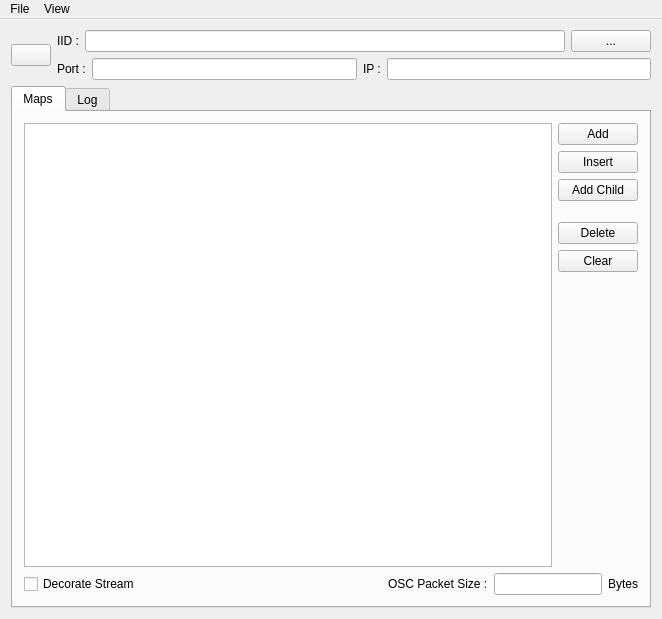
<?xml version="1.0" encoding="UTF-8"?>
<ui version="4.0">
 <class>MainFormClass</class>
 <widget class="QMainWindow" name="MainFormClass">
  <property name="geometry">
   <rect>
    <x>0</x>
    <y>0</y>
    <width>662</width>
    <height>619</height>
   </rect>
  </property>
  <property name="sizePolicy">
   <sizepolicy hsizetype="Preferred" vsizetype="Preferred">
    <horstretch>0</horstretch>
    <verstretch>0</verstretch>
   </sizepolicy>
  </property>
  <property name="windowTitle">
   <string/>
  </property>
  <property name="windowIcon">
   <iconset resource="../../Resource Files/MainFormResources.qrc">
    <normaloff>:/SK_logo_256x256.ico</normaloff>:/SK_logo_256x256.ico</iconset>
  </property>
  <property name="styleSheet">
   <string notr="true">/*----------------------------------------------------------------------------*/ 
/*----------------------------------------------------------------------------*/
QWidget
{
background: rgb(64, 64, 64);
color: rgb(220, 220, 220);
font: 8pt &quot;MS Shell Dlg 2&quot;;
}

/*----------------------------------------------------------------------------*/
/*----------------------------------------------------------------------------*/
QMenuBar
{
background-color: qlineargradient(x1:0, y1:0, x2:0, y2:1, stop:0 rgb(120, 120, 120), stop:1 rgb(100, 100, 100));
}

QMenuBar::item
{
background: transparent;
color: rgb(220, 220, 220);
}

QMenu
{
background-color: rgb(60, 60, 60);
color: rgb(220, 220, 220);
border: 0px;
padding: 5px;
}

QMenu::item
{
background-color: transparent;
border: 1px solid transparent;
padding: 2px 25px 2px 20px;
}

QMenu::item:checked
{
background-color: rgb(120, 120, 120);
}

QMenu::item:selected
{
background-color: qlineargradient(x1:0, y1:0, x2:0, y2:1, stop:0 rgb(180, 180, 180), stop:1 rgb(130, 130, 130));
color: rgb(220, 220, 220);
}

QMenu::item:disabled
{
color: rgb(120, 120, 120);
}

/*----------------------------------------------------------------------------*/
/*----------------------------------------------------------------------------*/
QDockWidget
{
background-color: rgb(90, 90, 90);
border-top: 1px solid orange;
color:rgb(220, 220, 220);
}

QDockWidget::title
{
background-color: rgb(90, 90, 90);
border: 0px;
padding: 0.4em;
}

QDockWidget::title:disabled
{
color:rgb(120, 120, 120);
}

/*----------------------------------------------------------------------------*/
/*----------------------------------------------------------------------------*/
QTabBar::tab
{
background-color: qlineargradient(x1:0, y1:0, x2:0, y2:1, stop:0 rgb(90, 90, 90), stop:1 rgb(120, 120, 120));
border: 1px solid black;
color:rgb(220, 220, 220);
border-top-color: #444;
border-bottom-left-radius: 4px;
border-bottom-right-radius: 4px;
min-width: 8px;
padding: 2px;
}

QTabBar::tab:selected, QTabBar::tab:hover
{
background-color: qlineargradient(x1:0, y1:0, x2:0, y2:1, stop:0 rgb(150, 150, 150), stop:1 rgb(180, 180, 180));
color:rgb(255,255,255);
}

QTabBar::tab:selected
{
background-color: qlineargradient(x1:0, y1:0, x2:0, y2:1, stop:0 rgb(120, 120, 120), stop:1 rgb(150, 150, 150));
}

QTabBar::tab:!selected
{
margin-top: 2px; /* make non-selected tabs look smaller */
}

QTabBar::tab:disabled
{
color:rgb(120, 120, 120);
}

/*----------------------------------------------------------------------------*/
/*----------------------------------------------------------------------------*/
QPushButton
{
background-color: qlineargradient(x1:0, y1:0, x2:0, y2:1, stop:0 rgb(90, 90, 90), stop:1 rgb(60, 60, 60));
border: 1px solid black;
color:rgb(220, 220, 220);
padding: 1ex 2ex;
}

QPushButton:pressed
{
background-color: qlineargradient(x1:0, y1:0, x2:0, y2:1, stop:0 rgb(120, 120, 120), stop:1 rgb(90, 90, 90));
}

QPushButton:checked
{
background-color: qlineargradient(x1:0, y1:0, x2:0, y2:1, stop:0 rgb(150, 150, 150), stop:1 rgb(120, 120, 120));
}

QPushButton[text=&quot;...&quot;]
{
min-width: 1em;
}

QPushButton::hover
{
background-color: qlineargradient(x1:0, y1:0, x2:0, y2:1, stop:0 rgb(180, 180, 180), stop:1 rgb(130, 130, 130));
color:rgb(255,255,255);
}

QPushButton:disabled
{
color:rgb(120, 120, 120);
}

/*----------------------------------------------------------------------------*/
/*----------------------------------------------------------------------------*/
QComboBox
{
background-color: qlineargradient(x1:0, y1:0, x2:0, y2:1, stop:0 rgb(90, 90, 90), stop:1 rgb(60, 60, 60));
border: 1px solid black;
color:rgb(220, 220, 220);
padding: 1ex 2ex;
}

QComboBox::drop-down
{
background-color: rgb(110, 110, 110);
border: 1px solid rgb(65, 65, 65);
}

QComboBox:on
{
background-color: qlineargradient(x1:0, y1:0, x2:0, y2:1, stop:0 rgb(180, 180, 180), stop:1 rgb(150, 150, 150));
}

QComboxBox::down-arrow
{
image: url(:/png/16x16/actions/go-down-8.png);
}

QComboxBox::down-arrow:on
{
top: 1px;
left: 1px;
}

QComboBox QAbstractItemView
{
selection-background-color: qlineargradient(x1:0, y1:0, x2:0, y2:1, stop:0 rgb(180, 180, 180), stop:1 rgb(150, 150, 150));
}

QComboBox:disabled
{
color:rgb(120, 120, 120);
}

/*----------------------------------------------------------------------------*/
/*----------------------------------------------------------------------------*/
QRadioButton
{
color: rgb(220, 220, 220);
}

QRadioButton:disabled
{
color:rgb(120, 120, 120);
}

/*----------------------------------------------------------------------------*/
/*----------------------------------------------------------------------------*/
QAbstractItemView
{
background: rgb(96, 96, 96);
}

QAbstractItemView QCheckBox
{
margin-left: 5px;
}

/*----------------------------------------------------------------------------*/
/*----------------------------------------------------------------------------*/
QTreeView
{
background-color: rgb(100, 100, 100);
alternate-background-color: rgb(90, 90, 90);
border: 0px solid black;
}

QTreeView:active
{
selection-background-color: qlineargradient(x1:0, y1:0, x2:0, y2:1, stop:0 rgb(80, 80, 80), stop:1 rgb(60, 60, 60));
}

QTreeView:!active
{
selection-background-color: qlineargradient(x1:0, y1:0, x2:0, y2:1, stop:0 rgb(80, 80, 80), stop:1 rgb(70, 70, 70));
}

QTreeView::item
{
color: rgb(220, 220, 220);
border: 0px solid green;
}

QTreeView::item:selected:!active
{
background-color: qlineargradient(x1:0, y1:0, x2:0, y2:1, stop:0 rgb(70, 70, 70), stop:1 rgb(50, 50, 50));
}

QTreeView::item:selected:active
{
background-color: qlineargradient(x1:0, y1:0, x2:0, y2:1, stop:0 rgb(80, 80, 80), stop:1 rgb(60, 60, 60));
}

QTreeView::item:hover
{
background-color: qlineargradient(x1:0, y1:0, x2:0, y2:1, stop:0 rgb(80, 80, 80), stop:1 rgb(60, 60, 60));
}

QTreeView::item:disabled
{
color:rgb(120, 120, 120);
}

QTreeView::branch:has-children:!has-siblings:closed, QTreeView::branch:closed:has-children:has-siblings
{
border-image: none;
image: url(:/png/stylesheet-branch-closed.png);
}

QTreeView::branch:open:has-children:!has-siblings, QTreeView::branch:open:has-children:has-siblings
{
border-image: none;
image: url(:/png/stylesheet-branch-open.png);
}

/*----------------------------------------------------------------------------*/
/*----------------------------------------------------------------------------*/
QHeaderView::section
{
background-color: qlineargradient(x1:0, y1:0, x2:0, y2:1, stop:0 rgb(90, 90, 90), stop:1 rgb(60, 60, 60));
border: 1px solid black;
color:rgb(220, 220, 220);
padding: 1ex 2ex;
}

QHeaderView::section:disabled
{
color:rgb(120, 120, 120);
}

/*----------------------------------------------------------------------------*/
/*----------------------------------------------------------------------------*/
QScrollBar
{
background-color: rgb(55, 55, 55);
}

QScrollBar::add-page, QScrollBar::sub-page
{
background: none;
}

QScrollBar::horizontal
{
border:0px solid rgb(90, 90, 90);
border-left: 0px solid red;
border-right: 0px solid red;

margin: 0px 16px 0px 16px;
}

QScrollBar::vertical
{
border: 0px solid rgb(90, 90, 90);
border-top: 0px solid red;
border-bottom: 0px solid red;

margin: 16px 0px 16px 0px;
}

QScrollBar::handle
{
background-color: rgb(110, 110, 110);
border: 1px solid rgb(65, 65, 65);
}

QScrollBar::handle:horizontal
{
min-width: 20px;
}

QScrollBar::handle:vertical
{
min-height: 20px;
}

QScrollBar::handle:hover
{
background-color: rgb(130, 130, 130);
}

QScrollBar::handle:pressed
{
background-color: rgb(180, 180, 180);
}

QScrollBar::add-line:horizontal
{
background-color: qlineargradient(x1:0, y1:0, x2:1, y2:0, stop:0 rgb(60, 60, 60), stop:1 rgb(90, 90, 90));
border: 1px solid rgb(90, 90, 90);
border-left:0px;
width: 15px;
subcontrol-position: right;
subcontrol-origin: margin;
}

QScrollBar::sub-line:horizontal
{
background-color: qlineargradient(x1:0, y1:0, x2:1, y2:0, stop:0 rgb(90, 90, 90), stop:1 rgb(60, 60, 60));
border: 1px solid rgb(90, 90, 90);
border-right:0px;

width: 15px;
subcontrol-position: left;
subcontrol-origin: margin;
}

QScrollBar::add-line:horizontal:hover
{
background-color: qlineargradient(x1:0, y1:0, x2:1, y2:0, stop:0 rgb(100, 100, 100), stop:1 rgb(150, 150, 150));
}

QScrollBar::sub-line:horizontal:hover
{
background-color: qlineargradient(x1:0, y1:0, x2:1, y2:0, stop:0 rgb(150, 150, 150), stop:1 rgb(100, 100, 100));
}

QScrollBar::add-line:horizontal:pressed
{
background-color: qlineargradient(x1:0, y1:0, x2:1, y2:0, stop:0 rgb(130, 130, 130), stop:1 rgb(180, 180, 180));
}

QScrollBar::sub-line:horizontal:pressed
{
background-color: qlineargradient(x1:0, y1:0, x2:1, y2:0, stop:0 rgb(180, 180, 180), stop:1 rgb(130, 130, 130));
}

QScrollBar::add-line:vertical
{
background-color: qlineargradient(x1:0, y1:0, x2:0, y2:1, stop:0 rgb(60, 60, 60), stop:1 rgb(90, 90, 90));
border: 1px solid rgb(90, 90, 90);
border-top:0px;
height: 15px;
subcontrol-position: bottom;
subcontrol-origin: margin;
}

QScrollBar::sub-line:vertical
{
background-color: qlineargradient(x1:0, y1:0, x2:0, y2:1, stop:0 rgb(90, 90, 90), stop:1 rgb(60, 60, 60));
border: 1px solid rgb(90, 90, 90);
border-bottom:0px;
height: 15px;
subcontrol-position: top;
subcontrol-origin: margin;
}

QScrollBar::add-line:vertical:hover
{
background-color: qlineargradient(x1:0, y1:0, x2:0, y2:1, stop:0 rgb(100, 100, 100), stop:1 rgb(150, 150, 150));
}

QScrollBar::sub-line:vertical:hover
{
background-color: qlineargradient(x1:0, y1:0, x2:0, y2:1, stop:0 rgb(150, 150, 150), stop:1 rgb(100, 100, 100));
}

QScrollBar::add-line:vertical:pressed
{
background-color: qlineargradient(x1:0, y1:0, x2:0, y2:1, stop:0 rgb(130, 130, 130), stop:1 rgb(180, 180, 180));
}

QScrollBar::sub-line:vertical:pressed
{
background-color: qlineargradient(x1:0, y1:0, x2:0, y2:1, stop:0 rgb(180, 180, 180), stop:1 rgb(130, 130, 130));
}

QScrollBar::left-arrow:horizontal
{
background-position: center;
}

QScrollBar::right-arrow
{
background-position: center;
}

QScrollBar::up-arrow:vertical
{
background-position: center;
image: url(:/png/16x16/actions/go-up-8.png);
}

QScrollBar::down-arrow:vertical
{
background-position: center;
image: url(:/png/16x16/actions/go-down-8.png);
}

/*----------------------------------------------------------------------------*/
/*----------------------------------------------------------------------------*/
QGroupBox
{
border: 1px solid black;
}

/*----------------------------------------------------------------------------*/
/*----------------------------------------------------------------------------*/
QSlider::groove:horizontal
{
background-color: qlineargradient(x1:0, y1:0, x2:0, y2:1, stop:0 rgb(180, 180, 180), stop:1 rgb(140, 140, 140));
border: 0px solid rgb(60, 60, 60);
height: 8px; /* the groove expands to the size of the slider by default. by giving it a height, it has a fixed size */
}

QSlider::handle:horizontal
{
background-color: qlineargradient(x1:0, y1:0, x2:0, y2:1, stop:0 rgb(180, 180, 180), stop:1 rgb(140, 140, 140));
border: 1px solid rgb(60, 60, 60);
width: 8px;
margin: -2px 0; /* handle is placed by default on the contents rect of the groove. Expand outside the groove */
border-radius: 2px;
}

QSlider::handle:horizontal:hover
{
background-color: qlineargradient(x1:0, y1:0, x2:0, y2:1, stop:0 rgb(220, 220, 220), stop:1 rgb(180, 180, 180));
}

/*----------------------------------------------------------------------------*/
/*----------------------------------------------------------------------------*/
QSpinBox
{
border: 1px solid black;
}

/*----------------------------------------------------------------------------*/
/*----------------------------------------------------------------------------*/
QLCDNumber
{
border: 1px solid black;
color: rgb(220, 220, 220);
}

QLCDNumber:disabled
{
color:rgb(120, 120, 120);
}

/*----------------------------------------------------------------------------*/
/*----------------------------------------------------------------------------*/
QGraphicsView
{
border: 0px;
}

/*----------------------------------------------------------------------------*/
/*----------------------------------------------------------------------------*/
QToolTip
{
background-color: qlineargradient(x1:0, y1:0, x2:0, y2:1, stop:0 rgb(180, 180, 180), stop:1 rgb(150, 150, 150));
}

/*----------------------------------------------------------------------------*/
/*----------------------------------------------------------------------------*/
#SK__Toolbox__EventsView, #SK__Toolbox__EventsView &gt; #eventsView, #SK__Toolbox__EventsView &gt; #eventsLabel, #SK__Toolbox__EventsView &gt; #toggle,
#SK__Toolbox__EventsFilter, #SK__Toolbox__EventsFilter &gt; QWidget
{
background: rgb(40, 40, 40);
color: rgb(220, 220, 220);
}

#SK__Toolbox__EventsView &gt; #eventsLabel
{
font: 16pt &quot;MS Shell Dlg 2&quot;;
}

#SK__Toolbox__EventsView &gt; #eventsView
{
border: 0px;
}

#SK__Toolbox__EventsView &gt; #toggle
{
padding: 1ex 2ex;
border: 0px;
}

#SK__Toolbox__EventsFilter, #SK__Toolbox__EventsFilter &gt; QWidget
{
font: 12pt &quot;MS Shell Dlg 2&quot;;
}

#info
{
background: rgb(220, 220, 220);
color: rgb(40, 40, 40);
padding: 1ex 2ex;
font:20pt &quot;MS Shell Dlg 2&quot;;
}
</string>
  </property>
  <widget class="QWidget" name="centralWidget">
   <layout class="QVBoxLayout" name="verticalLayout" stretch="0,0">
    <item>
     <layout class="QHBoxLayout" name="horizontalLayout" stretch="0,0">
      <property name="spacing">
       <number>6</number>
      </property>
      <property name="sizeConstraint">
       <enum>QLayout::SetDefaultConstraint</enum>
      </property>
      <property name="leftMargin">
       <number>0</number>
      </property>
      <item>
       <widget class="QPushButton" name="m_startStopToggleButton">
        <property name="text">
         <string/>
        </property>
        <property name="icon">
         <iconset resource="../../Resource Files/MainFormResources.qrc">
          <normaloff>:/Play_icon_32x32.png</normaloff>
          <normalon>:/Stop_icon_32x32.png</normalon>:/Play_icon_32x32.png</iconset>
        </property>
        <property name="iconSize">
         <size>
          <width>32</width>
          <height>32</height>
         </size>
        </property>
        <property name="checkable">
         <bool>true</bool>
        </property>
        <property name="autoDefault">
         <bool>false</bool>
        </property>
        <property name="default">
         <bool>false</bool>
        </property>
        <property name="flat">
         <bool>false</bool>
        </property>
       </widget>
      </item>
      <item>
       <layout class="QVBoxLayout" name="verticalLayout_2">
        <item>
         <layout class="QHBoxLayout" name="horizontalLayout_3">
          <item>
           <layout class="QHBoxLayout" name="horizontalLayout_4">
            <item>
             <widget class="QLabel" name="label_5">
              <property name="text">
               <string>IID :</string>
              </property>
             </widget>
            </item>
            <item>
             <widget class="QLineEdit" name="m_iidFilePathEdit"/>
            </item>
            <item>
             <widget class="QPushButton" name="m_iidFilePathButton">
              <property name="text">
               <string>...</string>
              </property>
             </widget>
            </item>
           </layout>
          </item>
         </layout>
        </item>
        <item>
         <layout class="QHBoxLayout" name="horizontalLayout_2">
          <item>
           <widget class="QLabel" name="label_2">
            <property name="sizePolicy">
             <sizepolicy hsizetype="Preferred" vsizetype="Preferred">
              <horstretch>0</horstretch>
              <verstretch>0</verstretch>
             </sizepolicy>
            </property>
            <property name="text">
             <string>Port :</string>
            </property>
           </widget>
          </item>
          <item>
           <widget class="QLineEdit" name="m_ipPortEdit">
            <property name="sizePolicy">
             <sizepolicy hsizetype="Expanding" vsizetype="Fixed">
              <horstretch>0</horstretch>
              <verstretch>0</verstretch>
             </sizepolicy>
            </property>
            <property name="text">
             <string/>
            </property>
           </widget>
          </item>
          <item>
           <widget class="QLabel" name="label">
            <property name="text">
             <string>IP :</string>
            </property>
           </widget>
          </item>
          <item>
           <widget class="QLineEdit" name="m_ipAddressEdit">
            <property name="sizePolicy">
             <sizepolicy hsizetype="Expanding" vsizetype="Fixed">
              <horstretch>0</horstretch>
              <verstretch>0</verstretch>
             </sizepolicy>
            </property>
            <property name="text">
             <string/>
            </property>
           </widget>
          </item>
         </layout>
        </item>
       </layout>
      </item>
     </layout>
    </item>
    <item>
     <widget class="QTabWidget" name="m_tabs">
      <property name="sizePolicy">
       <sizepolicy hsizetype="Expanding" vsizetype="Expanding">
        <horstretch>0</horstretch>
        <verstretch>0</verstretch>
       </sizepolicy>
      </property>
      <property name="currentIndex">
       <number>0</number>
      </property>
      <widget class="QWidget" name="m_mapsTab">
       <attribute name="title">
        <string>Maps</string>
       </attribute>
       <layout class="QVBoxLayout" name="verticalLayout_5">
        <item>
         <layout class="QHBoxLayout" name="horizontalLayout_6">
          <item>
           <widget class="QTreeView" name="m_pathMapsView"/>
          </item>
          <item>
           <layout class="QVBoxLayout" name="verticalLayout_4">
            <item>
             <widget class="QPushButton" name="m_addMapButton">
              <property name="text">
               <string>Add</string>
              </property>
             </widget>
            </item>
            <item>
             <widget class="QPushButton" name="m_insertMapButton">
              <property name="text">
               <string>Insert</string>
              </property>
             </widget>
            </item>
            <item>
             <widget class="QPushButton" name="m_addChildMapButton">
              <property name="text">
               <string>Add Child</string>
              </property>
             </widget>
            </item>
            <item>
             <spacer name="verticalSpacer_2">
              <property name="orientation">
               <enum>Qt::Vertical</enum>
              </property>
              <property name="sizeType">
               <enum>QSizePolicy::Fixed</enum>
              </property>
              <property name="sizeHint" stdset="0">
               <size>
                <width>20</width>
                <height>15</height>
               </size>
              </property>
             </spacer>
            </item>
            <item>
             <widget class="QPushButton" name="m_deleteMapButton">
              <property name="text">
               <string>Delete</string>
              </property>
             </widget>
            </item>
            <item>
             <widget class="QPushButton" name="m_clearMapsButton">
              <property name="text">
               <string>Clear</string>
              </property>
             </widget>
            </item>
            <item>
             <spacer name="verticalSpacer">
              <property name="orientation">
               <enum>Qt::Vertical</enum>
              </property>
              <property name="sizeHint" stdset="0">
               <size>
                <width>20</width>
                <height>40</height>
               </size>
              </property>
             </spacer>
            </item>
           </layout>
          </item>
         </layout>
        </item>
        <item>
         <layout class="QHBoxLayout" name="horizontalLayout_5">
          <item>
           <widget class="QCheckBox" name="m_decorateStreamCheckBox">
            <property name="text">
             <string>Decorate Stream</string>
            </property>
           </widget>
          </item>
          <item>
           <spacer name="horizontalSpacer">
            <property name="orientation">
             <enum>Qt::Horizontal</enum>
            </property>
            <property name="sizeHint" stdset="0">
             <size>
              <width>40</width>
              <height>20</height>
             </size>
            </property>
           </spacer>
          </item>
          <item>
           <widget class="QLabel" name="label_3">
            <property name="text">
             <string>OSC Packet Size :</string>
            </property>
           </widget>
          </item>
          <item>
           <widget class="QLineEdit" name="m_oscPacketSizeLineEdit">
            <property name="enabled">
             <bool>true</bool>
            </property>
            <property name="sizePolicy">
             <sizepolicy hsizetype="Fixed" vsizetype="Fixed">
              <horstretch>0</horstretch>
              <verstretch>0</verstretch>
             </sizepolicy>
            </property>
            <property name="text">
             <string/>
            </property>
            <property name="alignment">
             <set>Qt::AlignRight|Qt::AlignTrailing|Qt::AlignVCenter</set>
            </property>
            <property name="readOnly">
             <bool>true</bool>
            </property>
           </widget>
          </item>
          <item>
           <widget class="QLabel" name="label_4">
            <property name="text">
             <string>Bytes</string>
            </property>
           </widget>
          </item>
         </layout>
        </item>
       </layout>
      </widget>
      <widget class="QWidget" name="m_logTab">
       <attribute name="title">
        <string>Log</string>
       </attribute>
       <layout class="QVBoxLayout" name="verticalLayout_3">
        <item>
         <layout class="QVBoxLayout" name="verticalLayout_6">
          <item>
           <widget class="QPlainTextEdit" name="m_logTextEdit">
            <property name="sizePolicy">
             <sizepolicy hsizetype="Expanding" vsizetype="Expanding">
              <horstretch>0</horstretch>
              <verstretch>0</verstretch>
             </sizepolicy>
            </property>
           </widget>
          </item>
          <item>
           <layout class="QHBoxLayout" name="horizontalLayout_7">
            <item>
             <spacer name="horizontalSpacer_2">
              <property name="orientation">
               <enum>Qt::Horizontal</enum>
              </property>
              <property name="sizeHint" stdset="0">
               <size>
                <width>40</width>
                <height>20</height>
               </size>
              </property>
             </spacer>
            </item>
            <item>
             <widget class="QPushButton" name="m_clearLogButton">
              <property name="text">
               <string>Clear</string>
              </property>
             </widget>
            </item>
           </layout>
          </item>
         </layout>
        </item>
       </layout>
      </widget>
     </widget>
    </item>
   </layout>
  </widget>
  <widget class="QMenuBar" name="menuBar">
   <property name="geometry">
    <rect>
     <x>0</x>
     <y>0</y>
     <width>662</width>
     <height>19</height>
    </rect>
   </property>
   <widget class="QMenu" name="m_fileMenu">
    <property name="title">
     <string>File</string>
    </property>
    <addaction name="m_openAction"/>
    <addaction name="m_newAction"/>
    <addaction name="separator"/>
    <addaction name="m_saveAction"/>
    <addaction name="m_saveAsAction"/>
    <addaction name="separator"/>
    <addaction name="m_quitAction"/>
   </widget>
   <widget class="QMenu" name="menuView">
    <property name="title">
     <string>View</string>
    </property>
    <addaction name="m_mapsViewAction"/>
    <addaction name="m_logViewAction"/>
    <addaction name="separator"/>
    <addaction name="m_fullScreenAction"/>
   </widget>
   <addaction name="m_fileMenu"/>
   <addaction name="menuView"/>
  </widget>
  <action name="m_saveAction">
   <property name="text">
    <string>Save</string>
   </property>
   <property name="shortcut">
    <string>Ctrl+S</string>
   </property>
  </action>
  <action name="m_saveAsAction">
   <property name="text">
    <string>Save As...</string>
   </property>
  </action>
  <action name="m_newAction">
   <property name="text">
    <string>New</string>
   </property>
   <property name="shortcut">
    <string>Ctrl+N</string>
   </property>
  </action>
  <action name="m_openAction">
   <property name="text">
    <string>Open...</string>
   </property>
   <property name="shortcut">
    <string>Ctrl+O</string>
   </property>
  </action>
  <action name="m_quitAction">
   <property name="text">
    <string>Quit</string>
   </property>
   <property name="shortcut">
    <string>Ctrl+Q</string>
   </property>
  </action>
  <action name="m_mapsViewAction">
   <property name="text">
    <string>Maps</string>
   </property>
  </action>
  <action name="m_logViewAction">
   <property name="text">
    <string>Log</string>
   </property>
  </action>
  <action name="m_fullScreenAction">
   <property name="text">
    <string>Full Screen</string>
   </property>
   <property name="shortcut">
    <string>F11</string>
   </property>
  </action>
 </widget>
 <layoutdefault spacing="6" margin="11"/>
 <resources>
  <include location="../../Resource Files/MainFormResources.qrc"/>
 </resources>
 <connections/>
</ui>
